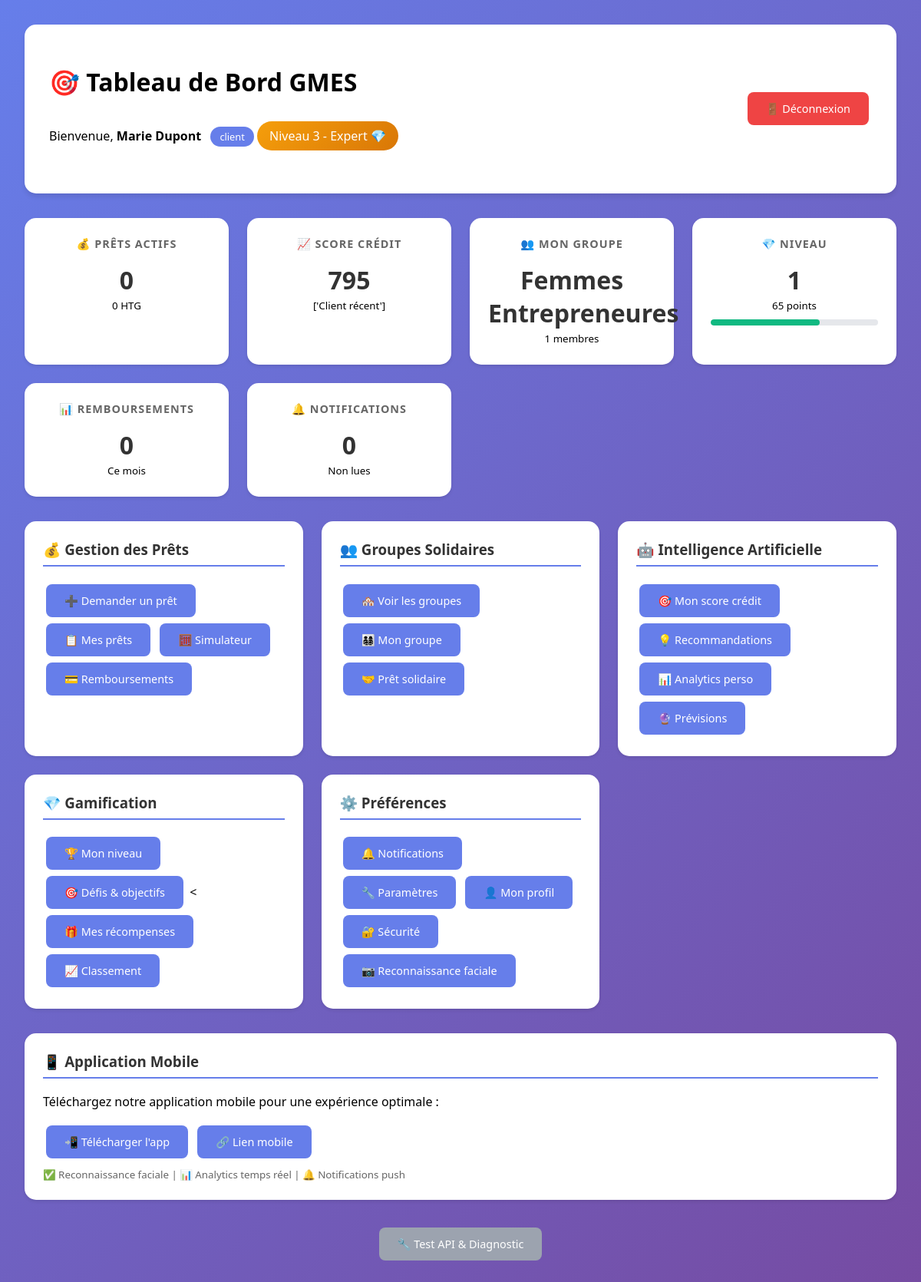
Page /tableau-de-bord (signed in) on the committed database.
### app.py (models this page shows, shortened)
class User(UserMixin, db.Model):
    __tablename__ = 'users'
    id = db.Column(db.Integer, primary_key=True)
    username = db.Column(db.String(80), unique=True, nullable=True)
    email = db.Column(db.String(120), unique=True)
    password_hash = db.Column(db.String(255))
    fonction = db.Column(db.String(50))  # caissier, conseiller, etc.
    role = db.Column(db.String(20), default='client')  # client, employe, admin, superviseur
    statut = db.Column(db.String(20), default='actif')  # 'actif', 'en_attente', 'inactif'
    approuve_par = db.Column(db.Integer, db.ForeignKey('users.id'), nullable=True)  # Admin qui a approuvé
    date_approbation = db.Column(db.DateTime, nullable=True)
    permissions = db.Column(db.Text)  # Stocke les permissions en JSON
    nom = db.Column(db.String(100))
    prenom = db.Column(db.String(100))
    telephone = db.Column(db.String(20))
    date_creation = db.Column(db.DateTime, default=datetime.utcnow)
    groupe_id = db.Column(db.Integer, db.ForeignKey('groupes.id'), nullable=True)
    code_client = db.Column(db.String(20), unique=True, nullable=True)
    adresse = db.Column(db.Text)
    cin = db.Column(db.String(50), unique=True, nullable=True)
    date_naissance = db.Column(db.DateTime, nullable=True)
    profession = db.Column(db.String(100))
    revenu_mensuel = db.Column(db.Float, default=0)
    date_inscription = db.Column(db.DateTime, default=datetime.utcnow)
    groupe_id = db.Column(db.Integer, db.ForeignKey('groupes.id'), nullable=True)
    depenses_mensuelles = db.Column(db.Float, default=0)
    capacite_remboursement = db.Column(db.Float, default=0)
    photo_id = db.Column(db.String(255))
    photo_selfie = db.Column(db.String(255))
    verification_faciale = db.Column(db.Boolean, default=False)
    score_verification = db.Column(db.Float, default=0)

class Groupe(db.Model):
    __tablename__ = 'groupes'
    id = db.Column(db.Integer, primary_key=True)
    nom = db.Column(db.String(100))
    code_groupe = db.Column(db.String(20), unique=True)
    zone = db.Column(db.String(100))
    date_creation = db.Column(db.DateTime, default=datetime.utcnow)
    statut = db.Column(db.String(20), default='actif')

### app.py (the view)
@app.route('/tableau-de-bord')
@login_required
def tableau_de_bord():
    stats = calculer_statistiques_utilisateur(current_user)
    return render_template('tableau_de_bord.html', user=current_user, stats=stats)

### app.py (called while the page is built)
def obtenir_actions_utilisateur(user_id):
    actions = [
        {'type': 'remboursement_ponctuel', 'description': 'Remboursement à temps'},
        {'type': 'pret_rembourse', 'description': 'Prêt complètement remboursé'},
        {'type': 'participation_groupe', 'description': 'Participation active au groupe'}
    ]
    return actions

def calculer_historique_client(client_id):
    return {
        'nombre_prets': Pret.query.filter_by(client_id=client_id).count(),
        'prets_rembourses': Pret.query.filter_by(client_id=client_id, statut='termine').count(),
        'taux_remboursement': 85,  # À calculer dynamiquement
        'jours_retard_moyen': 2,
        'incidents_paiement': 0
    }

@login_manager.user_loader
def load_user(user_id):
    return db.session.get(User, int(user_id))  # ← Version moderne au lieu de User.query.get()

@app.before_request
def list_routes():
    if not hasattr(app, 'routes_listed'):
        print("=== ROUTES DISPONIBLES ===")
        for rule in app.url_map.iter_rules():
            print(f"{rule.rule} -> {rule.endpoint}")
        print("==========================")
        app.routes_listed = True

### utils/ai_scoring.py (called while the page is built)
    def calculate_credit_score(self, client_data, pret_data, historique):
        features = self.extract_features(client_data, pret_data, historique)
        if self.is_trained:
            score = self.model.predict_proba([features])[0][1] * 1000
        else:
            score = self.calculate_basic_score(client_data, historique)
        return min(850, max(300, score))

    def calculate_basic_score(self, client_data, historique):
        score = 600  # Score de base
        revenu = client_data.get('revenu_mensuel', 0)
        if revenu > 20000:
            score += 50
        elif revenu > 10000:
            score += 25
        taux_remb = historique.get('taux_remboursement', 0)
        score += taux_remb * 2
        anciennete = client_data.get('anciennete_client', 0)
        if anciennete > 24:  # 2 ans
            score += 30
        elif anciennete > 12:  # 1 an
            score += 15
        return score

### utils/gamification.py (called while the page is built)
    def get_current_level(self, points):
        current_level = 1
        for level, data in self.levels.items():
            if points >= data['points']:
                current_level = level
            else:
                break
        return current_level

### templates/tableau_de_bord.html (shortened to what this page needs)
<!DOCTYPE html>
<html lang="fr">
<head>
</head>
<body>
    <div class="container">
        <div class="header">
            <div class="user-info">
                <h1>🎯 Tableau de Bord GMES</h1>
                <p>Bienvenue, <strong>{{ user.prenom }} {{ user.nom }}</strong>
                   <span class="badge">{{ user.role }}</span>
                   {% if user.role == 'client' %}
                   <span class="gamification-level">Niveau 3 - Expert 💎</span>
                   {% endif %}
                </p>
            </div>
            <div>
                <a href="{{ url_for('deconnexion') }}" class="btn btn-danger">🚪 Déconnexion</a>
            </div>
        </div>
        <div class="stats">
            <div class="stat-card">
                <h3>💰 Prêts Actifs</h3>
                <p>{{ stats.prets_actifs or 0 }}</p>
                <small>{{ stats.montant_actifs or 0 }} HTG</small>
            </div>
            <div class="stat-card">
                <h3>📈 Score Crédit</h3>
                <p class="score-{{ stats.score_categorie or 'fair' }}">{{ stats.score_credit or 'N/A' }}</p>
                <small>{{ stats.score_label or 'Non évalué' }}</small>
            </div>
            <div class="stat-card">
                <h3>👥 Mon Groupe</h3>
                <p>{{ stats.groupe_nom or 'Non assigné' }}</p>
                <small>{{ stats.groupe_membres or 0 }} membres</small>
            </div>
            <div class="stat-card">
                <h3>💎 Niveau</h3>
                <p>{{ stats.niveau or 1 }}</p>
                <small>{{ stats.points or 0 }} points</small>
                <div class="progress-bar">
                    <div class="progress-fill" style="width: {{ stats.progression or 0 }}%"></div>
                </div>
            </div>
            <div class="stat-card">
                <h3>📊 Remboursements</h3>
                <p>{{ stats.remboursements_mois or 0 }}</p>
                <small>Ce mois</small>
            </div>
            <div class="stat-card">
                <h3>🔔 Notifications</h3>
                <p>
                    {{ stats.notifications_non_lues or 0 }}
                </p>
                <small>Non lues</small>
            </div>
        </div>
        <div class="actions-grid">
            <div class="action-section">
                <h3>💰 Gestion des Prêts</h3>
                <a href="{{ url_for('demande_pret') }}" class="btn">➕ Demander un prêt</a>
                <a href="{{ url_for('mes_prets') }}" class="btn">📋 Mes prêts</a>
                <a href="{{ url_for('calcul_pret') }}" class="btn">🧮 Simulateur</a>
                <a href="{{ url_for('mes_remboursements') }}" class="btn">💳 Remboursements</a>
            </div>
            <div class="action-section">
                <h3>👥 Groupes Solidaires</h3>
                <a href="{{ url_for('liste_groupes') }}" class="btn">🏘️ Voir les groupes</a>
                <a href="{{ url_for('detail_groupe', groupe_id=user.groupe_id) if user.groupe_id else '#' }}"
                   class="btn {% if not user.groupe_id %}btn-secondary{% endif %}">
                   👨‍👩‍👧‍👦 Mon groupe
                </a>
                <a href="{{ url_for('demande_pret_solidaire', groupe_id=user.groupe_id) if user.groupe_id else '#' }}"
                   class="btn {% if not user.groupe_id %}btn-secondary{% endif %}">
                   🤝 Prêt solidaire
                </a>
            </div>
            <div class="action-section">
                <h3>🤖 Intelligence Artificielle</h3>
                <a href="{{ url_for('score_credit') }}" class="btn">🎯 Mon score crédit</a>
                <a href="{{ url_for('recommandations_pret') }}" class="btn">💡 Recommandations</a>
                <a href="{{ url_for('analytics_personnel') }}" class="btn">📊 Analytics perso</a>
                <a href="{{ url_for('previsions_remboursement') }}" class="btn">🔮 Prévisions</a>
            </div>
            <div class="action-section">
                <h3>💎 Gamification</h3>
                <a href="{{ url_for('profil_gamification') }}" class="btn">🏆 Mon niveau</a>
                <a href="{{ url_for('defis') }}" class="btn">🎯 Défis & objectifs</a>
                <<a href="{{ url_for('profil_gamification') }}" class="btn">🎁 Mes récompenses</a>
                <a href="{{ url_for('classement') }}" class="btn">📈 Classement</a>
            </div>
            <div class="action-section">
                <h3>⚙️ Préférences</h3>
                <a href="{{ url_for('notifications') }}" class="btn">
                    🔔 Notifications
                </a>
                <a href="{{ url_for('parametres') }}" class="btn">🔧 Paramètres</a>
                <a href="{{ url_for('profil') }}" class="btn">👤 Mon profil</a>
                <a href="{{ url_for('securite') }}" class="btn">🔐 Sécurité</a>
                <a href="{{ url_for('reconnaissance_faciale') }}" class="btn">📷 Reconnaissance faciale</a>
            </div>
        </div>
        <div class="action-section">
            <h3>📱 Application Mobile</h3>
            <p>Téléchargez notre application mobile pour une expérience optimale :</p>
            <a href="#" class="btn">📲 Télécharger l'app</a>
            <a href="{{ url_for('test_mobile') }}" class="btn">🔗 Lien mobile</a>
            <small style="color: #666; display: block; margin-top: 0.5rem;">
                ✅ Reconnaissance faciale | 📊 Analytics temps réel | 🔔 Notifications push
            </small>
        </div>
        <div style="text-align: center; margin-top: 2rem;">
            <a href="{{ url_for('test') }}" class="btn btn-secondary">🔧 Test API & Diagnostic</a>
        </div>
    </div>
</body>
</html>

### templates/tableau_de_bord.html (style rules this page uses)
body { font-family: 'Segoe UI', Arial, sans-serif; margin: 0; padding: 2rem; background: linear-gradient(135deg, #667eea 0%, #764ba2 100%); min-height: 100vh; }
.container { max-width: 1200px; margin: 0 auto; }
.header { background: white; padding: 2rem; border-radius: 15px; margin-bottom: 2rem; box-shadow: 0 4px 6px rgba(0,0,0,0.1); display: flex; justify-content: between; align-items: center; }
.user-info { flex: 1; }
.stats { display: grid; grid-template-columns: repeat(auto-fit, minmax(250px, 1fr)); gap: 1.5rem; margin-bottom: 2rem; }
.stat-card { background: white; padding: 1.5rem; border-radius: 15px; text-align: center; box-shadow: 0 2px 4px rgba(0,0,0,0.1); transition: transform 0.2s; }
.stat-card h3 { margin: 0 0 1rem 0; font-size: 0.9rem; color: #666; text-transform: uppercase; letter-spacing: 1px; }
.stat-card p { font-size: 2rem; font-weight: bold; margin: 0; color: #333; }
.score-excellent { color: #10b981; }
.badge { display: inline-block; padding: 0.25rem 0.75rem; background: #667eea; color: white; border-radius: 20px; font-size: 0.8rem; margin-left: 0.5rem; }
.actions-grid { display: grid; grid-template-columns: repeat(auto-fit, minmax(300px, 1fr)); gap: 1.5rem; margin-bottom: 2rem; }
.action-section { background: white; padding: 1.5rem; border-radius: 15px; box-shadow: 0 2px 4px rgba(0,0,0,0.1); }
.action-section h3 { margin-top: 0; color: #333; border-bottom: 2px solid #667eea; padding-bottom: 0.5rem; }
.btn { display: inline-block; padding: 0.75rem 1.5rem; background: #667eea; color: white; text-decoration: none; border-radius: 8px; margin: 0.25rem; transition: all 0.3s; border: none; cursor: pointer; font-size: 0.9rem; }
.btn-secondary { background: #9ca3af; }
.btn-danger { background: #ef4444; }
.gamification-level { background: linear-gradient(135deg, #f59e0b, #d97706); color: white; padding: 0.5rem 1rem; border-radius: 20px; display: inline-block; margin: 0.5rem 0; }
.progress-bar { background: #e5e7eb; border-radius: 10px; height: 8px; margin: 0.5rem 0; overflow: hidden; }
.progress-fill { background: #10b981; height: 100%; border-radius: 10px; transition: width 0.3s; }

### rows in the picture
User: prenom "Marie", nom "Dupont", role "client"
Groupe: nom "Femmes Entrepreneures"

### other values in the picture
{{ stats.prets_actifs or 0 }} "0"
{{ stats.montant_actifs or 0 }} "0"
{{ stats.score_credit or 'N/A' }} "795"
{{ stats.score_label or 'Non évalué' }} "['Client récent']"
{{ stats.groupe_membres or 0 }} "1"
{{ stats.niveau or 1 }} "1"
{{ stats.points or 0 }} "65"
{{ stats.remboursements_mois or 0 }} "0"
{{ stats.notifications_non_lues or 0 }} "0"
